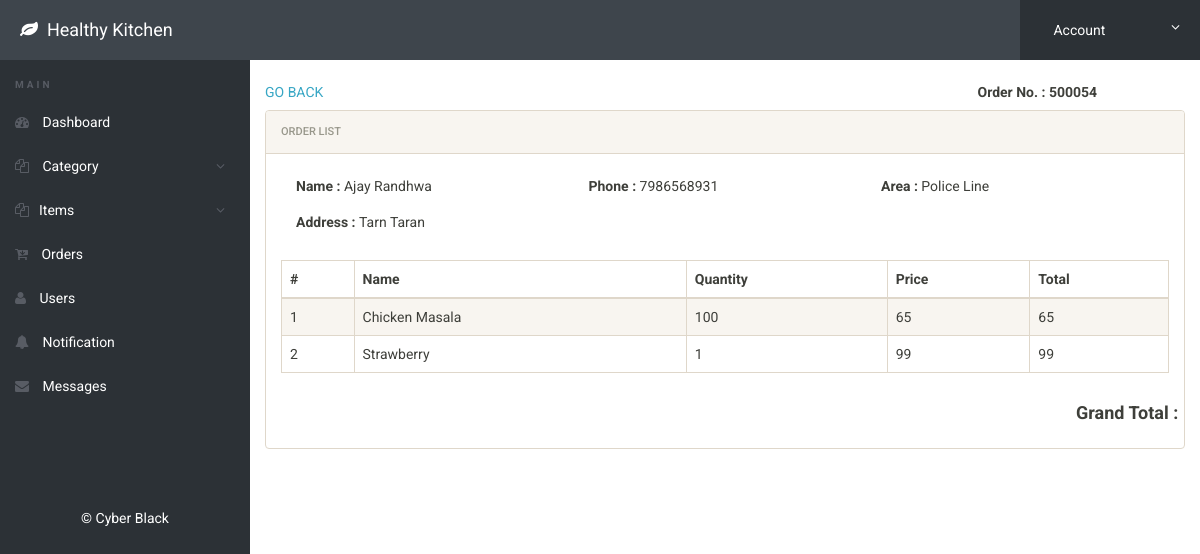
The page /admin/view-order.php?orderid=500054 (signed in) on the database its author committed.
### tables this page shows
CREATE TABLE `orders` (
  `orderid` int(11) NOT NULL,
  `fname` varchar(100) NOT NULL,
  `lname` varchar(100) NOT NULL,
  `mobile` varchar(25) NOT NULL,
  `area` varchar(100) NOT NULL,
  `address` varchar(500) NOT NULL,
  `status` varchar(50) DEFAULT 'Received',
  `ordertime` timestamp NOT NULL DEFAULT CURRENT_TIMESTAMP
);

CREATE TABLE `orderslist` (
  `id` int(50) NOT NULL,
  `orderid` varchar(50) NOT NULL,
  `itemname` varchar(500) NOT NULL,
  `itemquantity` varchar(100) NOT NULL,
  `itemquantitytype` varchar(50) NOT NULL,
  `Mquantity` varchar(50) NOT NULL,
  `itemprice` varchar(30) NOT NULL,
  `itemtotal` varchar(50) NOT NULL
);

### admin/view-order.php (the view, shortened to what this page needs)
<?php
include('includes/config.php');
if(strlen($_SESSION['alogin'])==0)
{
header('location:index.php');
}
else{
if(isset($_REQUEST['orderid']))
{
$orderid=intval($_GET['orderid']);
}
?>
<!doctype html>
<html lang="en" class="no-js">
  <head>
    <link rel="stylesheet" href="css/font-awesome.min.css">
    <link rel="stylesheet" href="css/bootstrap.min.css">
    <link rel="stylesheet" href="css/dataTables.bootstrap.min.css">
    <link rel="stylesheet" href="css/bootstrap-social.css">
    <link rel="stylesheet" href="css/bootstrap-select.css">
    <link rel="stylesheet" href="css/fileinput.min.css">
    <link rel="stylesheet" href="css/awesome-bootstrap-checkbox.css">
    <link rel="stylesheet" href="css/style.css">
  </head>
  <body>
    <?php include('includes/header.php');?>
    <div class="ts-main-content">
      <?php include('includes/leftbar.php');?>
      <div class="content-wrapper">
        <div class="container-fluid">
          <div class="row">
            <div class="col-md-12">
              <div class="row">
                <div class="col-md-3 h5">
                  <a href="manage-orders.php"> GO BACK
                  </a>
                </div>
                <div class="col-md-3 h5">
                </div>
                <div class="col-md-3 h5">
                </div>
                <div class="col-md-3 h5">
                  <b>Order No. :
                    <?php echo htmlentities($orderid); ?>
                  </b>
                </div>
              </div>
              <div class="panel panel-default">
                <div class="panel-heading">Order List
                </div>
                <div class="panel-body">
                  <div class="container">
                    <div class="row">
                      <?php $sql = "SELECT * from orders WHERE orderid = :orderid";
$query = $dbh -> prepare($sql);
$query-> bindParam(':orderid',$orderid, PDO::PARAM_STR);
$query->execute();
$result=$query->fetch(PDO::FETCH_OBJ);
?>
                      <div class="col-md-3 h5">
                        <b>Name :
                        </b>
                        <?php echo htmlentities($result->fname); ?>
                        <?php echo htmlentities($result->lname); ?>
                      </div>
                      <div class="col-md-3 h5">
                        <b>Phone :
                        </b>
                        <?php echo htmlentities($result->mobile); ?>
                      </div>
                      <div class="col-md-3 h5">
                        <b>Area :
                        </b>
                        <?php echo htmlentities($result->area); ?>
                      </div>
                      </div>
                      <div class="row">
                        <div class="col-md-3 h5">
                          <b>Address :
                          </b>
                          <?php echo htmlentities($result->address); ?>
                        </div>
                    </div>
                  </div>
                  <br>
                  <table class="display table table-striped table-bordered table-hover" cellspacing="0" width="100%">
                    <thead>
                      <tr>
                        <th>#
                        </th>
                        <th>Name
                        </th>
                        <th>Quantity
                        </th>
                        <th>Price
                        </th>
                        <th>Total
                        </th>
                      </tr>
                    </thead>
                    <tbody>
                      <?php $sql = "SELECT * from orderslist WHERE orderid = :orderid";
$query = $dbh -> prepare($sql);
$query-> bindParam(':orderid',$orderid, PDO::PARAM_STR);
$query->execute();
$results=$query->fetchAll(PDO::FETCH_OBJ);
$cnt=1;
if($query->rowCount() > 0)
{
foreach($results as $result)
{				?>
                      <tr>
                        <td>
                          <?php echo htmlentities($cnt);?>
                        </td>
                        <td>
                          <?php echo htmlentities($result->itemname);?>
                        </td>
                        <td>
                          <?php echo htmlentities($result->itemquantity);?>
                        </td>
                        <td>
                          <?php echo htmlentities($result->itemprice);?>
                        </td>
                        <td>
                          <?php echo htmlentities($result->itemtotal);?>
                        </td>
                      </tr>
                      <?php $cnt=$cnt+1; }} ?>
                    </tbody>
                  </table>
                  <div class="container">
                    <div class="row">
                      <div class="col-md-8">
                      </div>
                      <div class="col-md-4 h4">
                        <b>Grand Total :
                        </b>
                      </div>
                    </div>
                  </div>
                </div>
              </div>
            </div>
          </div>
        </div>
      </div>
    </div>
  </body>
</html>
<?php } ?>

### admin/css/style.css (style rules this page uses)
html { font-size: 14px; }
@media only screen and (min-width: 480px) { html { font-size: 17px; } }
@media only screen and (min-width: 768px) { html { font-size: 14px; } }
body { font-size: 1em; }
a { color: #37a6c4; }
.panel { overflow: hidden; }
.ts-main-content .content-wrapper { padding-top: 15px; margin-top: 60px; }
@media only screen and (min-width: 992px) { .ts-main-content .content-wrapper { margin-left: 250px; } }

### rows shown on the page
orders: fname "Ajay", lname "Randhwa", mobile "7986568931", area "Police Line", address "Tarn Taran"
orderslist: itemname "Chicken Masala", itemquantity "100", itemprice "65", itemtotal "65"
orderslist: itemname "Strawberry", itemquantity "1", itemprice "99", itemtotal "99"

### other values the page prints
$orderid "500054"
